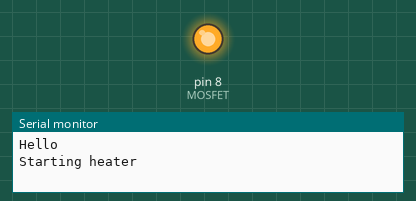
Bench run of a sketch on a simulated Arduino Uno, built with avr-gcc and run on an emulated ATmega328P. Parts: output pins drawn as LEDs (lit = HIGH), the last lines printed to the serial monitor.

Above: at 2.3 s.
At 5.3 s:
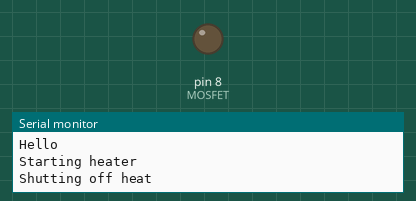
Timing chart, 0 to 6.8 s (numbered marks = the images above):
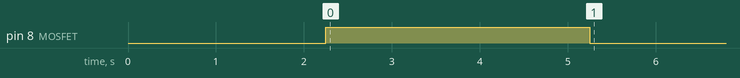

The sketch:

mosfet_test1.ino
```cpp
/* mosfet_test1.ino
 *  A simple sketch with Tidepool_heater_RevA
 *  controlling pin D8 (PB0) attached to gate pin
 *  of a 30V N-channel MOSFET. The MOSFET
 *  source pin is connected to ground and
 *  pulled down with a 10k ohm resistor to
 *  ensure it starts out "off".
 *  Pull pin 8 high to enable the MOSFET and
 *  send power to the downstream heater.
 */

#define MOSFET 8

void setup() {
  pinMode(MOSFET, OUTPUT);
  digitalWrite(MOSFET, LOW);

  Serial.begin(57600);
  Serial.println(F("Hello"));

  delay(2000);
  Serial.println(F("Starting heater"));
  delay(250);
  digitalWrite(MOSFET, HIGH); // turn on
  delay(3000);

  digitalWrite(MOSFET, LOW); // turn off
  Serial.println(F("Shutting off heat"));


}

void loop() {
  // Make sure the mosfet is shut off.
  digitalWrite(MOSFET, LOW);

}
```
